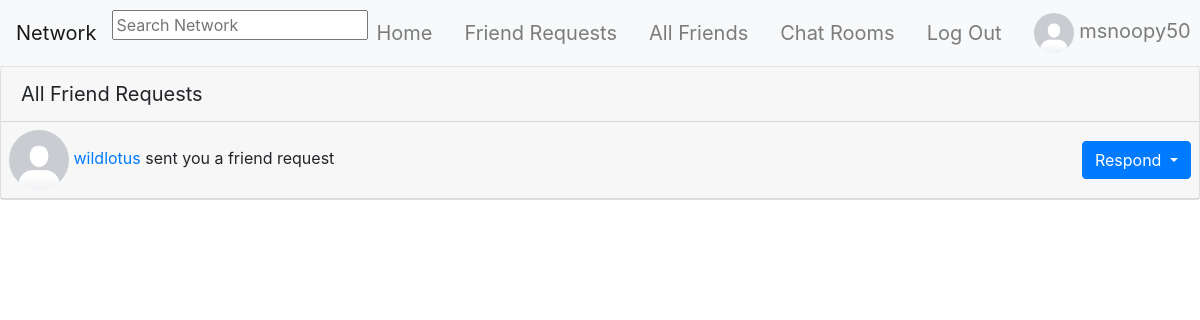
The app's page /friend_requests (signed in), older data.
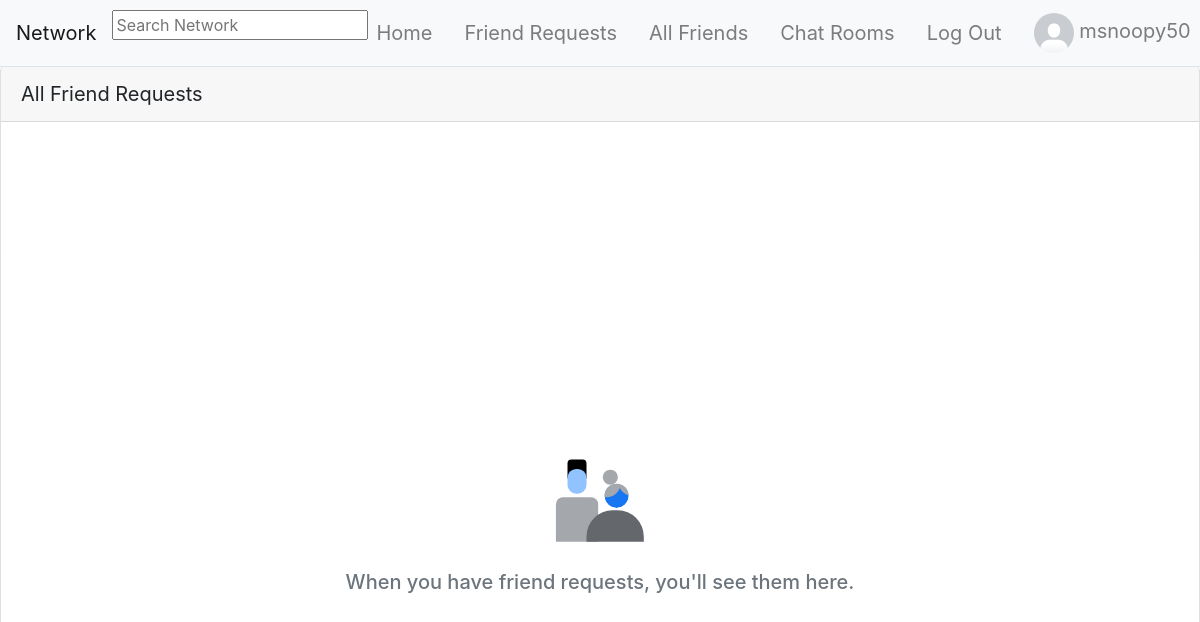
The same page, newer data.
### network/models.py (models this page shows, shortened)
class FriendRequest(models.Model):
    from_user = models.ForeignKey(User, related_name="from_user", on_delete=models.CASCADE)
    to_user = models.ForeignKey(User, related_name="to_user", on_delete=models.CASCADE)
    active = models.BooleanField(default=True)
    class Meta:
        constraints = [
            models.UniqueConstraint(
                name="%(app_label)s_%(class)s_unique_relationships",
                fields=["from_user", "to_user"]
            ),
            models.CheckConstraint(
                name="%(app_label)s_%(class)s_prevent_self_friending",
                check=~models.Q(from_user=models.F("to_user")),
            ),
        ]

class User(AbstractUser):
    pass

class UserProfile(models.Model):
    user = models.OneToOneField(User, primary_key=True, related_name="profile", on_delete=models.CASCADE)
    bio = models.TextField(blank=True, default="No Bio...", max_length=101)
    picture = models.ImageField(blank=True, default="default_profile_image.png")
    friends = models.ManyToManyField(User, blank=True, related_name="friends")
    blocked = models.ManyToManyField(User, blank=True, related_name="blocked")

### network/views.py (the view)
# urls.py: path("friend_requests", views.friend_requests, name="friend_requests"),
@login_required
def friend_requests(request):
    context = {}
    friend_requests = FriendRequest.objects.filter(to_user=request.user, active=True).all()
    from_users = friend_requests.values_list('from_user', flat=True)
    print(from_users)
    context["friend_requests"] = friend_requests
    from_users_profiles = UserProfile.objects.filter(pk__in=from_users).all()
    print(from_users_profiles)
    for from_user_profile in from_users_profiles:
        from_user_friends = from_user_profile.friends.values_list('pk', flat=True)
        print(from_user_friends)
        mutual_friends = request.user.profile.friends.filter(pk__in=from_user_friends).all()
        print(mutual_friends)
        context["mutual_friends"] = mutual_friends
        context["mutual_friends_amount"] = mutual_friends.count()
    return render(request, "network/friend_requests.html", context)

### templates/network/friend_requests.html (shortened to what this page needs)
{% extends "network/layout.html" %} {% load static %}
{% block body %}
<div class="card border-top-0">
    <div class="card-header" style="font-size: 20px;">All Friend Requests</div>
    {% for friend_request in friend_requests %}
    <div class="d-flex card-header p-2" id="friend_request_card_{{friend_request.id}}">
        <div>
            <img src="{{ friend_request.from_user.profile.picture.url }}" alt="" width="60px" height="60px"
                style="border-radius: 50%">
            <a href="{% url 'profile' friend_request.from_user.id %}">{{ friend_request.from_user }}</a> sent you a
                friend request
        </div>
        <div class="dropdown d-flex ml-auto align-items-center">
            <button type="button" class="btn btn-primary dropdown-toggle" id="dropdownMenuButton" data-toggle="dropdown"
                aria-haspopup="true" aria-expanded="false">
                Respond
            </button>
        </div>
    </div>
</div>
{% empty %}
<div class="d-flex align-items-center justify-content-center flex-column min-vh-100">
    <div class="p-2">
        <img src="{% static 'network/images/null_states_people_gray_wash.svg' %}" width="112" height="112" alt="">
    </div>
    <div class="p-2 text-muted" id="empty_friend_requests_header">
        <h5>When you have friend requests, you'll see them here.</h5>
    </div>
</div>
{% endfor %}
{% endblock %}

Row changes from the older to the newer data that the page shows:
removed FriendRequest: from_user.profile.picture (placeholder picture), from_user "wildlotus"
Text that changed along with them:
text now shown: "When you have friend requests, you'll see them here."
